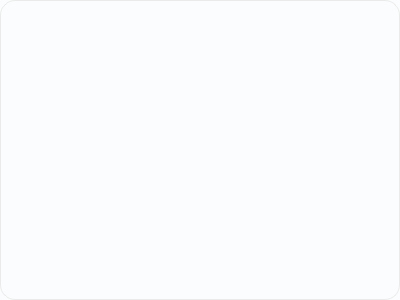
<?xml version="1.0" encoding="UTF-8"?>
<ui version="4.0">
 <class>choosefile</class>
 <widget class="QWidget" name="choosefile">
  <property name="geometry">
   <rect>
    <x>0</x>
    <y>0</y>
    <width>400</width>
    <height>300</height>
   </rect>
  </property>
  <property name="windowTitle">
   <string>Form</string>
  </property>
  <property name="styleSheet">
   <string notr="true">background-color:rgb(251,252,253);
border:1px solid rgb(234,234,234);
border-radius:15px;</string>
  </property>
  <layout class="QHBoxLayout" name="horizontalLayout">
   <item>
    <widget class="QPushButton" name="pushButton">
     <property name="minimumSize">
      <size>
       <width>0</width>
       <height>150</height>
      </size>
     </property>
     <property name="styleSheet">
      <string notr="true">background-image: url(:/image/Frame 77.png);
background-repeat:no-repeat;
background-position:top;
border:0px solid white;</string>
     </property>
     <property name="text">
      <string/>
     </property>
    </widget>
   </item>
  </layout>
 </widget>
 <resources/>
 <connections/>
</ui>
